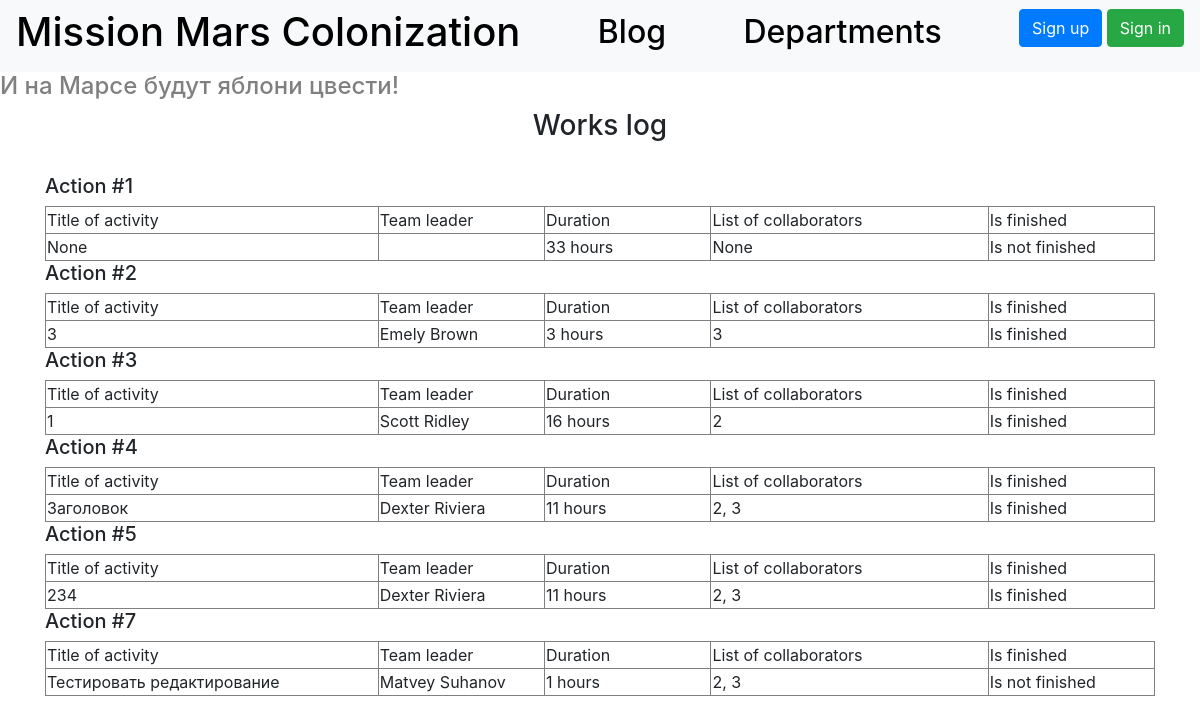
The page / on the database its author committed.
### data/jobs.py (models this page shows)
class Jobs(SqlAlchemyBase, SerializerMixin):
    __tablename__ = 'jobs'
    id = sqlalchemy.Column(sqlalchemy.Integer,
                           primary_key=True, autoincrement=True)
    team_leader = sqlalchemy.Column(sqlalchemy.Integer, sqlalchemy.ForeignKey("users.id"), nullable=True)
    job = sqlalchemy.Column(sqlalchemy.String, nullable=True)
    work_size = sqlalchemy.Column(sqlalchemy.Integer, nullable=True)
    collaborators = sqlalchemy.Column(sqlalchemy.String, nullable=True)
    start_date = sqlalchemy.Column(sqlalchemy.DateTime, nullable=True)
    end_date = sqlalchemy.Column(sqlalchemy.DateTime, nullable=True)
    is_finished = sqlalchemy.Column(sqlalchemy.Boolean, nullable=True)
    creator = sqlalchemy.Column(sqlalchemy.Integer, nullable=True)
    user = orm.relation('User')
    categories = orm.relation("CategoryJob",
                              secondary="jobs_to_category",
                              backref="jobs")

### data/users.py (models this page shows, shortened)
class User(SqlAlchemyBase, UserMixin, SerializerMixin):
    __tablename__ = 'users'
    id = sqlalchemy.Column(sqlalchemy.Integer,
                           primary_key=True, autoincrement=True)
    surname = sqlalchemy.Column(sqlalchemy.String, nullable=True)
    name = sqlalchemy.Column(sqlalchemy.String, nullable=True)
    age = sqlalchemy.Column(sqlalchemy.Integer, nullable=True)
    position = sqlalchemy.Column(sqlalchemy.String, nullable=True)
    speciality = sqlalchemy.Column(sqlalchemy.String, nullable=True)
    address = sqlalchemy.Column(sqlalchemy.String, nullable=True)
    email = sqlalchemy.Column(sqlalchemy.String, unique=True, nullable=True)
    city_from = sqlalchemy.Column(sqlalchemy.String, nullable=True)
    hashed_password = sqlalchemy.Column(sqlalchemy.String, nullable=True)
    modified_date = sqlalchemy.Column(sqlalchemy.DateTime, default=datetime.datetime.now)
    news = orm.relation("News", back_populates='user')
    jobs = orm.relation("Jobs", back_populates='user')
    deps = orm.relation("Department", back_populates='user')

### main.py (the view)
@app.route("/")
def index():
    session = db_session.create_session()
    jobs = session.query(Jobs).all()
    return render_template("works_log.html", title="Mars Colonization", jobs=jobs)

### data/db_session.py (called while the page is built)
def create_session() -> Session:
    global __factory
    return __factory()

### templates/works_log.html (shortened to what this page needs)
{% extends "base.html" %}
{% block content %}
<h3 align="center">Works log</h3> <br/>
{% for item in jobs%}
<div>
    <h5>Action #{{item.id}}</h5>
    <div>
        <table border="1" width="100%">
           <tr>
               <td width="30%">Title of activity</td>
               <td width="15%">Team leader</td>
               <td width="15%">Duration</td>
               <td width="25%">List of collaborators</td>
               <td width="15%">Is finished</td>
           </tr>
            <tr>
               <td>{{item.job}}</td>
               <td>{{item.user.surname}} {{item.user.name}}</td>
               <td>{{item.work_size}} hours</td>
               <td>{{item.collaborators}}</td>
               {% if item.is_finished %}
                <td>Is finished</td>
               {% else %}
                <td>Is not finished</td>
               {% endif %}
           </tr>
        </table>
    </div>
</div>
{% endfor %}
{% endblock %}

### templates/base.html (shortened to what this page needs)
<!doctype html>
<html lang="en">
<head>
    <link rel="stylesheet"
          href="https://stackpath.bootstrapcdn.com/bootstrap/4.4.1/css/bootstrap.min.css"
>
</head>
<body>
<header>
    <nav class="navbar navbar-light bg-light">
        <h1><a href="/" style="text-decoration: none; color: black;">Mission Mars Colonization</a></h1>
        <h2><a href="/blog" style="text-decoration: none; color: black;">Blog</a></h2>
        <h2><a href="/departments" style="text-decoration: none; color: black;">Departments</a></h2>
        {% if current_user.is_authenticated %}
            <a class="navbar-brand" href="/logout">{{ current_user.name }}</a>
        {% else %}
            <p>
                <a class="btn btn-primary " href="/register">Sign up</a>
                <a class="btn btn-success" href="/login">Sign in</a>
            </p>
        {% endif %}
    </nav>
</header>
<h4>И на Марсе будут яблони цвести!</h4>
<main role="main" class="container">
    {% block content %}{% endblock %}
</main>
</body>
</html>

### templates/base.html (style rules this page uses)
h4 { color: grey; }

### rows shown on the page
Jobs: id "1", job "None", work_size "33", collaborators "None", shows "Is not finished"
Jobs: id "2", job "3", user.surname "Emely", user.name "Brown", work_size "3", collaborators "3", is_finished "Is finished"
Jobs: id "3", job "1", user.surname "Scott", user.name "Ridley", work_size "16", collaborators "2", is_finished "Is finished"
Jobs: id "4", job "Заголовок", user.surname "Dexter", user.name "Riviera", work_size "11", collaborators "2, 3", is_finished "Is finished"
Jobs: id "5", job "234", user.surname "Dexter", user.name "Riviera", work_size "11", collaborators "2, 3", is_finished "Is finished"
Jobs: id "7", job "Теcтировать редактирование", user.surname "Matvey", user.name "Suhanov", work_size "1", collaborators "2, 3", is_finished "Is not finished"
